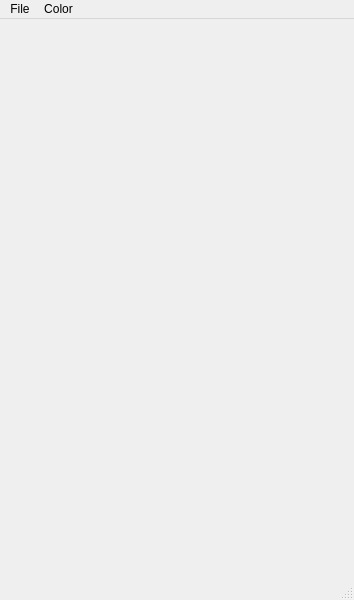
<?xml version="1.0" encoding="UTF-8"?>
<ui version="4.0">
 <class>MainWindow</class>
 <widget class="QMainWindow" name="MainWindow">
  <property name="geometry">
   <rect>
    <x>0</x>
    <y>0</y>
    <width>354</width>
    <height>600</height>
   </rect>
  </property>
  <property name="windowTitle">
   <string>MainWindow</string>
  </property>
  <widget class="QWidget" name="centralwidget"/>
  <widget class="QStatusBar" name="statusbar"/>
  <widget class="QMenuBar" name="menubar">
   <property name="geometry">
    <rect>
     <x>0</x>
     <y>0</y>
     <width>354</width>
     <height>26</height>
    </rect>
   </property>
   <widget class="QMenu" name="menuFile">
    <property name="title">
     <string>File</string>
    </property>
    <addaction name="actionSave"/>
    <addaction name="actionSave_As"/>
    <addaction name="actionOpen"/>
   </widget>
   <widget class="QMenu" name="menuHome">
    <property name="title">
     <string>Color</string>
    </property>
    <addaction name="actioncolor2"/>
    <addaction name="actionReset"/>
    <addaction name="actionFill_from_current_color"/>
   </widget>
   <addaction name="menuFile"/>
   <addaction name="menuHome"/>
  </widget>
  <action name="actioncolor2">
   <property name="text">
    <string>Choose Color</string>
   </property>
  </action>
  <action name="actionSave">
   <property name="text">
    <string>Save</string>
   </property>
  </action>
  <action name="actionSave_As">
   <property name="text">
    <string>Save As</string>
   </property>
  </action>
  <action name="actionOpen">
   <property name="text">
    <string>Open</string>
   </property>
  </action>
  <action name="actionReset">
   <property name="text">
    <string>Reset</string>
   </property>
  </action>
  <action name="actionFill_from_current_color">
   <property name="text">
    <string>Fill from current color</string>
   </property>
  </action>
 </widget>
 <resources/>
 <connections/>
</ui>
